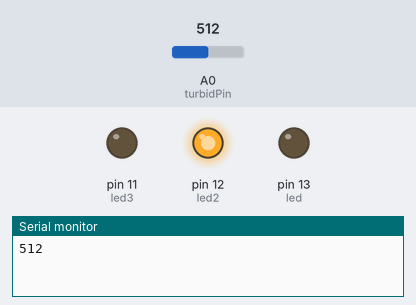
A sketch run on a simulated Arduino Uno, built with avr-gcc and run on an emulated ATmega328P. On the bench: output pins drawn as LEDs (lit = HIGH), the last lines printed to the serial monitor. The inputs (shaded band) are chosen by the test bench; at power-on: A0 (turbidPin) = 512.

Above: at 0.62 s.
At 1.5 s:
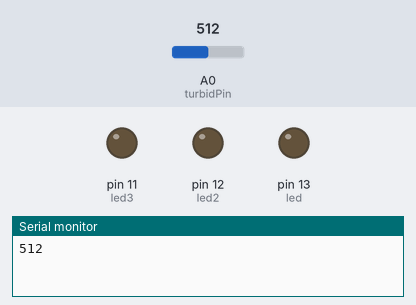
At 2.87 s:
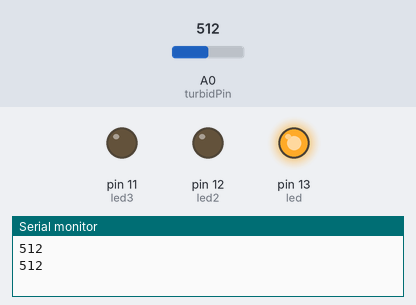
At 3.62 s:
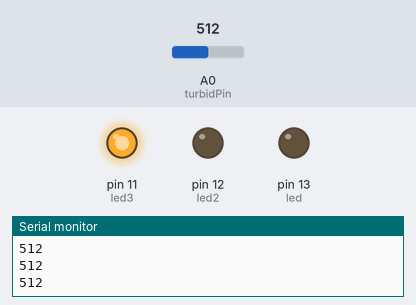
Timing chart, 0 to 4.0 s (numbered marks = the images above):
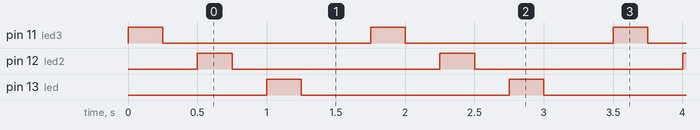

Measured:
- by itself, pin 11 (led3), pin 12 (led2), pin 13 (led): alternates HIGH for 0.25 s and LOW for 1.5 s
- by itself, everything shown: repeats every 1.8 s, in 6 steps

The sketch:

WaterLightSensor.ino
```cpp
// Simple LDR Listener

int turbidPin = A0;

//set led pins

int led = 13;
int led2 = 12;
int led3 = 11;
//int turbidLED = 9;


/*
 * setup() - this function runs once when you turn your Arduino on
 * We initialize the serial connection with the computer
 */
void setup()
{
  Serial.begin(9600);  //Start the serial connection with the computer
  //to view the result open the serial monitor
  pinMode(led, OUTPUT);
  pinMode(led2, OUTPUT);
  pinMode(led3, OUTPUT);
  //pinMode(turbidLED, OUTPUT);
  }


int NumberofLEDS(int num) {
  for (int thisPin = 11; thisPin <= num + 10; thisPin++) {
    digitalWrite(thisPin, HIGH);
    delay(250);               // wait for a second
    digitalWrite(thisPin, LOW);    // turn the LED off by making the voltage LOW
    delay(250);

  }
}

void loop()                     // run over and over again
{

//digitalWrite(turbidLED, HIGH);

 int x = analogRead(turbidPin);
 Serial.println(x);
 if (x < 200){
   NumberofLEDS(1);
 } else if (x > 200 && x <= 400){
   NumberofLEDS(2);
 } else if (x > 400){
   NumberofLEDS(3);
 } else {
      digitalWrite(led, LOW);    // turn the LED off by making the voltage LOW
    delay(250);    // wait for a second
    digitalWrite(led2, LOW);    // turn the LED off by making the voltage LOW
    delay(250);
    digitalWrite(led2, LOW);
 }
  delay(250);                                     //waiting a second
}
```
